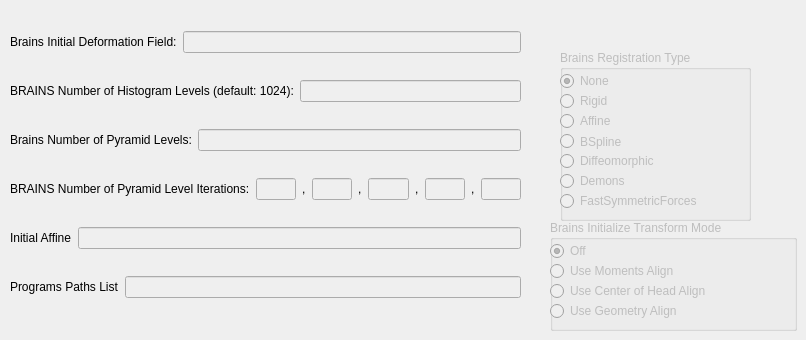
     <widget class="QWidget" name="BRAINS_tab">
      <attribute name="title">
       <string>BRAINS</string>
      </attribute>
      <widget class="QWidget" name="verticalLayoutWidget_4">
       <property name="geometry">
        <rect>
         <x>10</x>
         <y>10</y>
         <width>511</width>
         <height>311</height>
        </rect>
       </property>
       <layout class="QVBoxLayout" name="BRAINS_box">
        <item>
         <layout class="QHBoxLayout" name="horizontalLayout_12">
          <item>
           <widget class="QLabel" name="label_16">
            <property name="text">
             <string>Brains Initial Deformation Field:</string>
            </property>
           </widget>
          </item>
          <item>
           <widget class="QLineEdit" name="BRAINSinitialDeformationField_QLineEdit">
            <property name="enabled">
             <bool>false</bool>
            </property>
           </widget>
          </item>
         </layout>
        </item>
        <item>
         <layout class="QHBoxLayout" name="horizontalLayout_7">
          <item>
           <widget class="QLabel" name="label_7">
            <property name="text">
             <string>BRAINS Number of Histogram Levels (default: 1024):</string>
            </property>
           </widget>
          </item>
          <item>
           <widget class="QLineEdit" name="BRAINSnumberOfHistogramLevels_QLineEdit">
            <property name="enabled">
             <bool>false</bool>
            </property>
           </widget>
          </item>
         </layout>
        </item>
        <item>
         <layout class="QHBoxLayout" name="horizontalLayout_13">
          <item>
           <widget class="QLabel" name="label_17">
            <property name="text">
             <string>Brains Number of Pyramid Levels:</string>
            </property>
           </widget>
          </item>
          <item>
           <widget class="QLineEdit" name="BRAINSnumberOfPyramidLevels_QLineEdit">
            <property name="enabled">
             <bool>false</bool>
            </property>
           </widget>
          </item>
         </layout>
        </item>
        <item>
         <layout class="QHBoxLayout" name="horizontalLayout_8">
          <item>
           <widget class="QLabel" name="label_8">
            <property name="text">
             <string>BRAINS Number of Pyramid Level Iterations:</string>
            </property>
           </widget>
          </item>
          <item>
           <widget class="QLineEdit" name="BRAINSarrayOfPyramidLevelIterations1_QLineEdit">
            <property name="enabled">
             <bool>false</bool>
            </property>
           </widget>
          </item>
          <item>
           <widget class="QLabel" name="label_9">
            <property name="text">
             <string>,</string>
            </property>
           </widget>
          </item>
          <item>
           <widget class="QLineEdit" name="BRAINSarrayOfPyramidLevelIterations2_QLineEdit">
            <property name="enabled">
             <bool>false</bool>
            </property>
           </widget>
          </item>
          <item>
           <widget class="QLabel" name="label_10">
            <property name="text">
             <string>,</string>
            </property>
           </widget>
          </item>
          <item>
           <widget class="QLineEdit" name="BRAINSarrayOfPyramidLevelIterations3_QLineEdit">
            <property name="enabled">
             <bool>false</bool>
            </property>
           </widget>
          </item>
          <item>
           <widget class="QLabel" name="label_11">
            <property name="text">
             <string>,</string>
            </property>
           </widget>
          </item>
          <item>
           <widget class="QLineEdit" name="BRAINSarrayOfPyramidLevelIterations4_QLineEdit">
            <property name="enabled">
             <bool>false</bool>
            </property>
           </widget>
          </item>
          <item>
           <widget class="QLabel" name="label_12">
            <property name="text">
             <string>,</string>
            </property>
           </widget>
          </item>
          <item>
           <widget class="QLineEdit" name="BRAINSarrayOfPyramidLevelIterations5_QLineEdit">
            <property name="enabled">
             <bool>false</bool>
            </property>
           </widget>
          </item>
         </layout>
        </item>
        <item>
         <layout class="QHBoxLayout" name="horizontalLayout_22">
          <item>
           <widget class="QLabel" name="label_26">
            <property name="text">
             <string>Initial Affine</string>
            </property>
           </widget>
          </item>
          <item>
           <widget class="QLineEdit" name="initialAffine_QLineEdit">
            <property name="enabled">
             <bool>false</bool>
            </property>
           </widget>
          </item>
         </layout>
        </item>
        <item>
         <layout class="QHBoxLayout" name="horizontalLayout_24">
          <item>
           <widget class="QLabel" name="label_28">
            <property name="text">
             <string>Programs Paths List</string>
            </property>
           </widget>
          </item>
          <item>
           <widget class="QLineEdit" name="programPathsVector_QLineEdit">
            <property name="enabled">
             <bool>false</bool>
            </property>
           </widget>
          </item>
         </layout>
        </item>
       </layout>
      </widget>
      <widget class="QGroupBox" name="BRAINSinitializeTransformMode">
       <property name="enabled">
        <bool>false</bool>
       </property>
       <property name="geometry">
        <rect>
         <x>550</x>
         <y>220</y>
         <width>247</width>
         <height>111</height>
        </rect>
       </property>
       <property name="title">
        <string>Brains Initialize Transform Mode</string>
       </property>
       <widget class="QRadioButton" name="BRAINSinitializeTransformMode_Off">
        <property name="geometry">
         <rect>
          <x>0</x>
          <y>20</y>
          <width>108</width>
          <height>22</height>
         </rect>
        </property>
        <property name="text">
         <string>Off</string>
        </property>
        <property name="checked">
         <bool>true</bool>
        </property>
       </widget>
       <widget class="QRadioButton" name="BRAINSinitializeTransformMode_useMomentsAlign">
        <property name="geometry">
         <rect>
          <x>0</x>
          <y>40</y>
          <width>161</width>
          <height>22</height>
         </rect>
        </property>
        <property name="text">
         <string>Use Moments Align</string>
        </property>
       </widget>
       <widget class="QRadioButton" name="BRAINSinitializeTransformMode_useCenterOfHeadAlign">
        <property name="geometry">
         <rect>
          <x>0</x>
          <y>60</y>
          <width>191</width>
          <height>22</height>
         </rect>
        </property>
        <property name="text">
         <string>Use Center of Head Align</string>
        </property>
       </widget>
       <widget class="QRadioButton" name="BRAINSinitializeTransformMode_useGeometryAlign">
        <property name="geometry">
         <rect>
          <x>0</x>
          <y>80</y>
          <width>161</width>
          <height>22</height>
         </rect>
        </property>
        <property name="text">
         <string>Use Geometry Align</string>
        </property>
       </widget>
      </widget>
      <widget class="QGroupBox" name="BrainsRegistrationType">
       <property name="enabled">
        <bool>false</bool>
       </property>
       <property name="geometry">
        <rect>
         <x>560</x>
         <y>50</y>
         <width>191</width>
         <height>171</height>
        </rect>
       </property>
       <property name="title">
        <string>Brains Registration Type</string>
       </property>
       <widget class="QRadioButton" name="BRAINSReg_None">
        <property name="geometry">
         <rect>
          <x>0</x>
          <y>20</y>
          <width>158</width>
          <height>22</height>
         </rect>
        </property>
        <property name="text">
         <string>None</string>
        </property>
        <property name="checked">
         <bool>true</bool>
        </property>
       </widget>
       <widget class="QRadioButton" name="BRAINSReg_Rigid">
        <property name="geometry">
         <rect>
          <x>0</x>
          <y>40</y>
          <width>158</width>
          <height>22</height>
         </rect>
        </property>
        <property name="text">
         <string>Rigid</string>
        </property>
        <property name="checked">
         <bool>false</bool>
        </property>
       </widget>
       <widget class="QRadioButton" name="BRAINSReg_Affine">
        <property name="geometry">
         <rect>
          <x>0</x>
          <y>60</y>
          <width>158</width>
          <height>22</height>
         </rect>
        </property>
        <property name="text">
         <string>Affine</string>
        </property>
       </widget>
       <widget class="QRadioButton" name="BRAINSReg_BSpline">
        <property name="geometry">
         <rect>
          <x>0</x>
          <y>81</y>
          <width>161</width>
          <height>21</height>
         </rect>
        </property>
        <property name="text">
         <string>BSpline</string>
        </property>
       </widget>
       <widget class="QRadioButton" name="BRAINSReg_Diffeomorphic">
        <property name="geometry">
         <rect>
          <x>0</x>
          <y>100</y>
          <width>158</width>
          <height>22</height>
         </rect>
        </property>
        <property name="text">
         <string>Diffeomorphic</string>
        </property>
       </widget>
       <widget class="QRadioButton" name="BRAINSReg_Demons">
        <property name="geometry">
         <rect>
          <x>0</x>
          <y>120</y>
          <width>158</width>
          <height>22</height>
         </rect>
        </property>
        <property name="text">
         <string>Demons</string>
        </property>
       </widget>
       <widget class="QRadioButton" name="BRAINSReg_FastSymmetricForces">
        <property name="geometry">
         <rect>
          <x>0</x>
          <y>140</y>
          <width>171</width>
          <height>22</height>
         </rect>
        </property>
        <property name="text">
         <string>FastSymmetricForces</string>
        </property>
       </widget>
      </widget>
     </widget>
